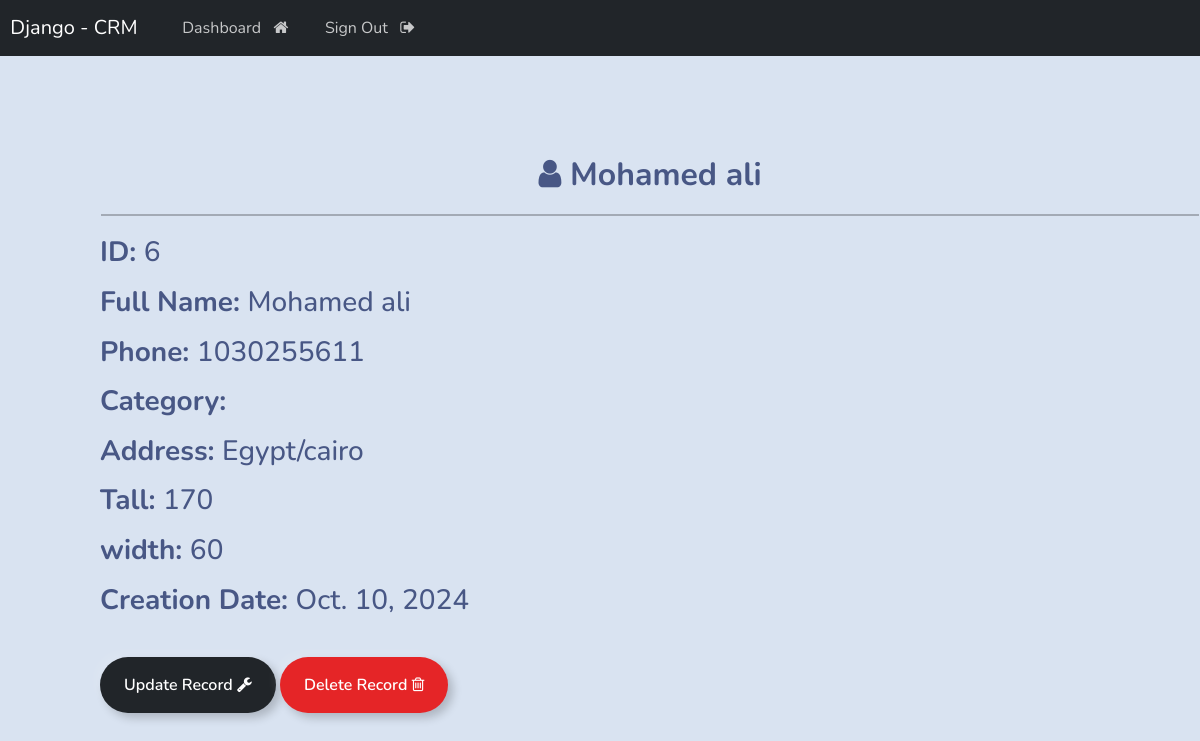
/view/6/ (signed in), run on the app's committed database.
### webapp/models.py (models this page shows, shortened)
class Record(models.Model):
    first_name=models.CharField(max_length=250)
    last_name=models.CharField(max_length=250)
    phone=models.IntegerField()
    tall=models.IntegerField()
    width=models.IntegerField()
    address=models.CharField(max_length=500)
    create_at=models.DateField(auto_now_add=True)
    category=models.ForeignKey(Category,on_delete=models.CASCADE)
    class Meta:
        ordering=['-id']

### webapp/views.py (the view)
# urls.py: path('view/<int:record_id>/',views.view_record,name="view_record"),
@login_required(login_url='login')
def view_record(request,record_id):
    all_records=get_object_or_404(Record,id=record_id)
    context={'record':all_records}
    return render(request,'web/view_record.html',context)

### templates/web/view_record.html
{% extends 'base.html' %}
{% load crispy_forms_tags %}
{% block content %}
<div style="padding-left: 100px; padding-top: 100px; padding-bottom: 40px;">
    <strong class="text-center">
        <h2>
            <b><i class="fa fa-user" aria-hidden="true"></i>
                 {{ record.first_name|capfirst }} {{ record.last_name }}</b>
        </h2>
    </strong>
    <hr style="border:1px solid #000;margin: 20px 1px;">
    <div class="cart-body">
        <h3>
            <p><strong>ID: </strong>{{ record.id }}</p>
            <p><strong>Full Name: </strong>  {{ record.first_name|capfirst }} {{ record.last_name }}</p>
            <p><strong>Phone: </strong>{{ record.phone }}</p>
            <p><strong>Category: </strong>{{ record.categoty }}</p>
            <p><strong>Address: </strong>{{ record.address }}</p>
            <p><strong>Tall: </strong>{{ record.tall }}</p>
            <p><strong>width: </strong>{{ record.width }}</p>
            <p><strong>Creation Date: </strong>{{ record.create_at }}</p>
        </h3>
    </div>
    <br>
    <a href="{% url 'update_record' record.id %}" class="btn btn-outline-dark">Update Record <i class="fa fa-wrench" aria-hidden="true"></i>
    </a>
    <a href="{% url 'delete_record' record.id %}" onclick="return confirm('Are you sure you want to delete this record?')" class="btn btn-outline-danger">Delete Record <i class="fa fa-trash-o" aria-hidden="true"></i>
    </a>
</div>
{% endblock %}

### data on the page
Record: first_name "Mohamed", last_name "ali", id "6", phone "1030255611", address "Egypt/cairo", tall "170", width "60", create_at "Oct. 10, 2024"
